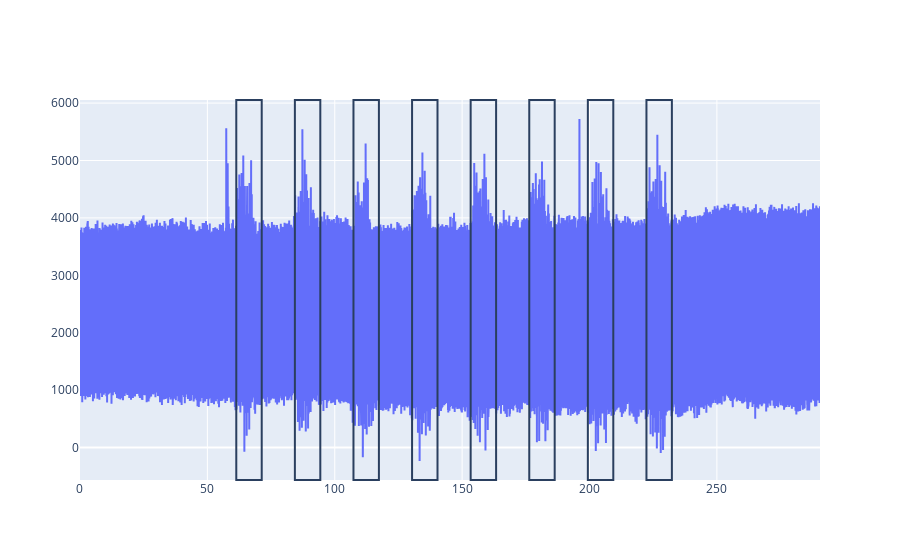

The cell this chart's notebook holds for it:
### Code cell
alignDF = stimDF.loc[stimDF['pulse amplitude (μA)'] < 0]
fd.manual_alignment(stimDF = alignDF, stim_start_index = int(61.5*266))
fd.plot_artifact(channel = 'D3 Ambient', show_stim = True)
#fd.stimDF

### Figure 1 — Plotly figure (JSON) as saved in the notebook; plotly's stock layout.template omitted (floating-point values rounded to 4 significant figures; data arrays with more than 128 entries replaced by an {"elided": "..."} marker saying what was removed)
{"data": [{"customdata": {"elided": "77460 int values"}, "hovertemplate": "%{customdata:.1f}", "x": {"elided": "77460 float values"}, "y": {"elided": "77460 float values"}, "type": "scatter"}], "layout": {"shapes": [{"type": "rect", "x0": 61.35, "x1": 71.33, "xref": "x", "y0": 0, "y1": 1, "yref": "y domain"}, {"type": "rect", "x0": 84.35, "x1": 94.33, "xref": "x", "y0": 0, "y1": 1, "yref": "y domain"}, {"type": "rect", "x0": 107.3, "x1": 117.3, "xref": "x", "y0": 0, "y1": 1, "yref": "y domain"}, {"type": "rect", "x0": 130.3, "x1": 140.3, "xref": "x", "y0": 0, "y1": 1, "yref": "y domain"}, {"type": "rect", "x0": 153.3, "x1": 163.3, "xref": "x", "y0": 0, "y1": 1, "yref": "y domain"}, {"type": "rect", "x0": 176.3, "x1": 186.3, "xref": "x", "y0": 0, "y1": 1, "yref": "y domain"}, {"type": "rect", "x0": 199.3, "x1": 209.3, "xref": "x", "y0": 0, "y1": 1, "yref": "y domain"}, {"type": "rect", "x0": 222.3, "x1": 232.3, "xref": "x", "y0": 0, "y1": 1, "yref": "y domain"}]}}
